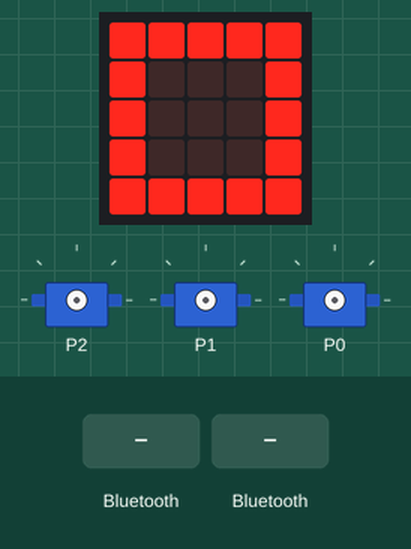
Bench run of a program on a simulated BBC micro:bit (MakeCode). On the bench: the board's 5×5 LED display, 3 × servo. Inputs (shaded band) come from the test bench.

Above: at 1.8 s.
1.9 s: a phone connects over Bluetooth
At 3.1 s:
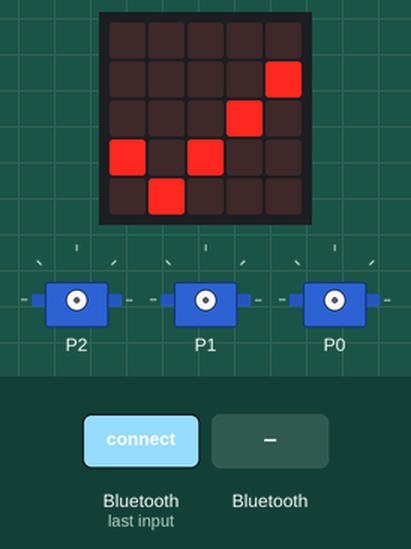
3.4 s: a phone disconnects over Bluetooth
At 4.4 s:
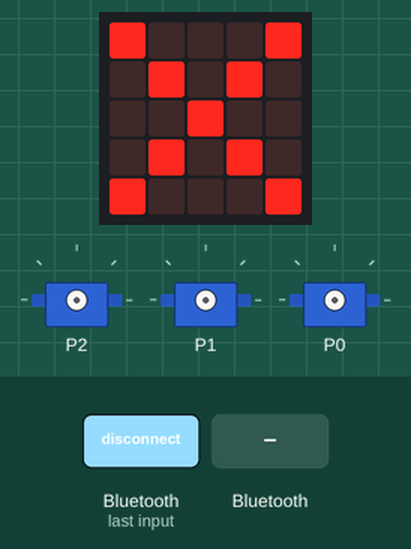
4.9 s: "down_haut" arrives over Bluetooth UART
6.4 s: "down_bas" arrives over Bluetooth UART
At 6.7 s:
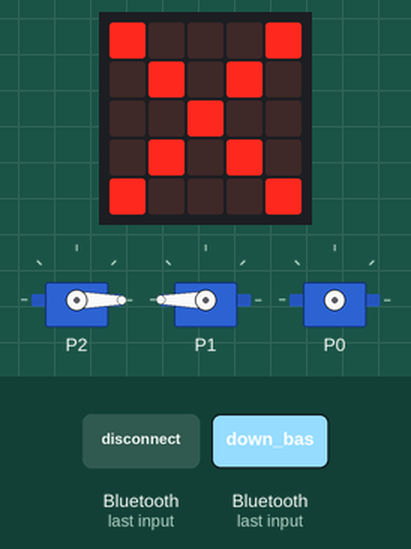
7.9 s: "down_droite" arrives over Bluetooth UART
9.4 s: "down_gauche" arrives over Bluetooth UART
At 10.2 s:
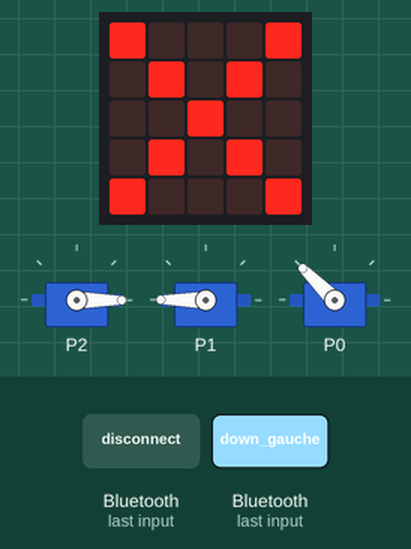
Timing chart, 0 to 11.9 s (numbered marks = the images above; inputs shaded):
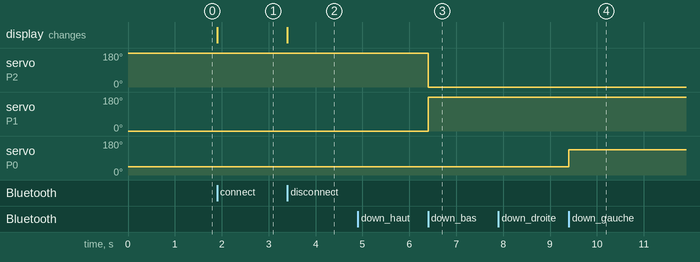

The program:

main.ts
```typescript
bluetooth.onBluetoothConnected(function () {
    basic.showIcon(IconNames.Yes)
})
bluetooth.onBluetoothDisconnected(function () {
    reset()
    basic.showIcon(IconNames.No)
})
function stopMoteurDirection () {
    servos.P0.stop()
    servos.P1.stop()
}
bluetooth.onUartDataReceived(serial.delimiters(Delimiters.SemiColon), function () {
    traitemementMessage2()
})
function commandeMoteurGauche () {
    servos.P0.run(puissanceRotation)
}
function traitemementMessage2 () {
    message = bluetooth.uartReadUntil(serial.delimiters(Delimiters.SemiColon))
    if (message == "down_haut") {
        commandeMoteurAvancer()
    } else if (message == "up_haut") {
        stopMoteur()
    } else if (message == "down_bas") {
        commandeMoteurReculer()
    } else if (message == "up_bas") {
        stopMoteur()
    } else if (message == "down_droite") {
        commandeMoteurDroite()
    } else if (message == "up_droite") {
        stopMoteurDirection()
    } else if (message == "down_gauche") {
        commandeMoteurGauche()
    } else if (message == "up_gauche") {
        stopMoteurDirection()
    }
}
function commandeMoteurDroite () {
    servos.P0.run(0 - puissanceRotation)
}
function stopMoteur () {
    servos.P1.stop()
    servos.P2.stop()
}
function commandeMoteurReculer () {
    servos.P2.run(0 - puissanceMoteur)
    servos.P1.run(puissanceMoteur)
}
function reset () {
    puissanceMoteur = 100
    puissanceRotation = 50
}
function commandeMoteurAvancer () {
    servos.P2.run(puissanceMoteur)
    servos.P1.run(0 - puissanceMoteur)
}
let puissanceMoteur = 0
let message = ""
let puissanceRotation = 0
bluetooth.startUartService()
basic.showIcon(IconNames.Square)
reset()
```

test.ts
```typescript
// les tests vont ici ; cela ne sera pas compilé si ce paquet est utilisé en tant qu'extension.
```

Measured:
- after the input at 1.9 s, the display: changes at once (image 1)
- after the input at 3.4 s, the display: changes at once (image 2)
- after the input at 6.4 s, servo on P2: 180° → 0° at once; servo on P1: 0° → 180° at once
- after the input at 9.4 s, servo on P0: 45° → 135° at once
